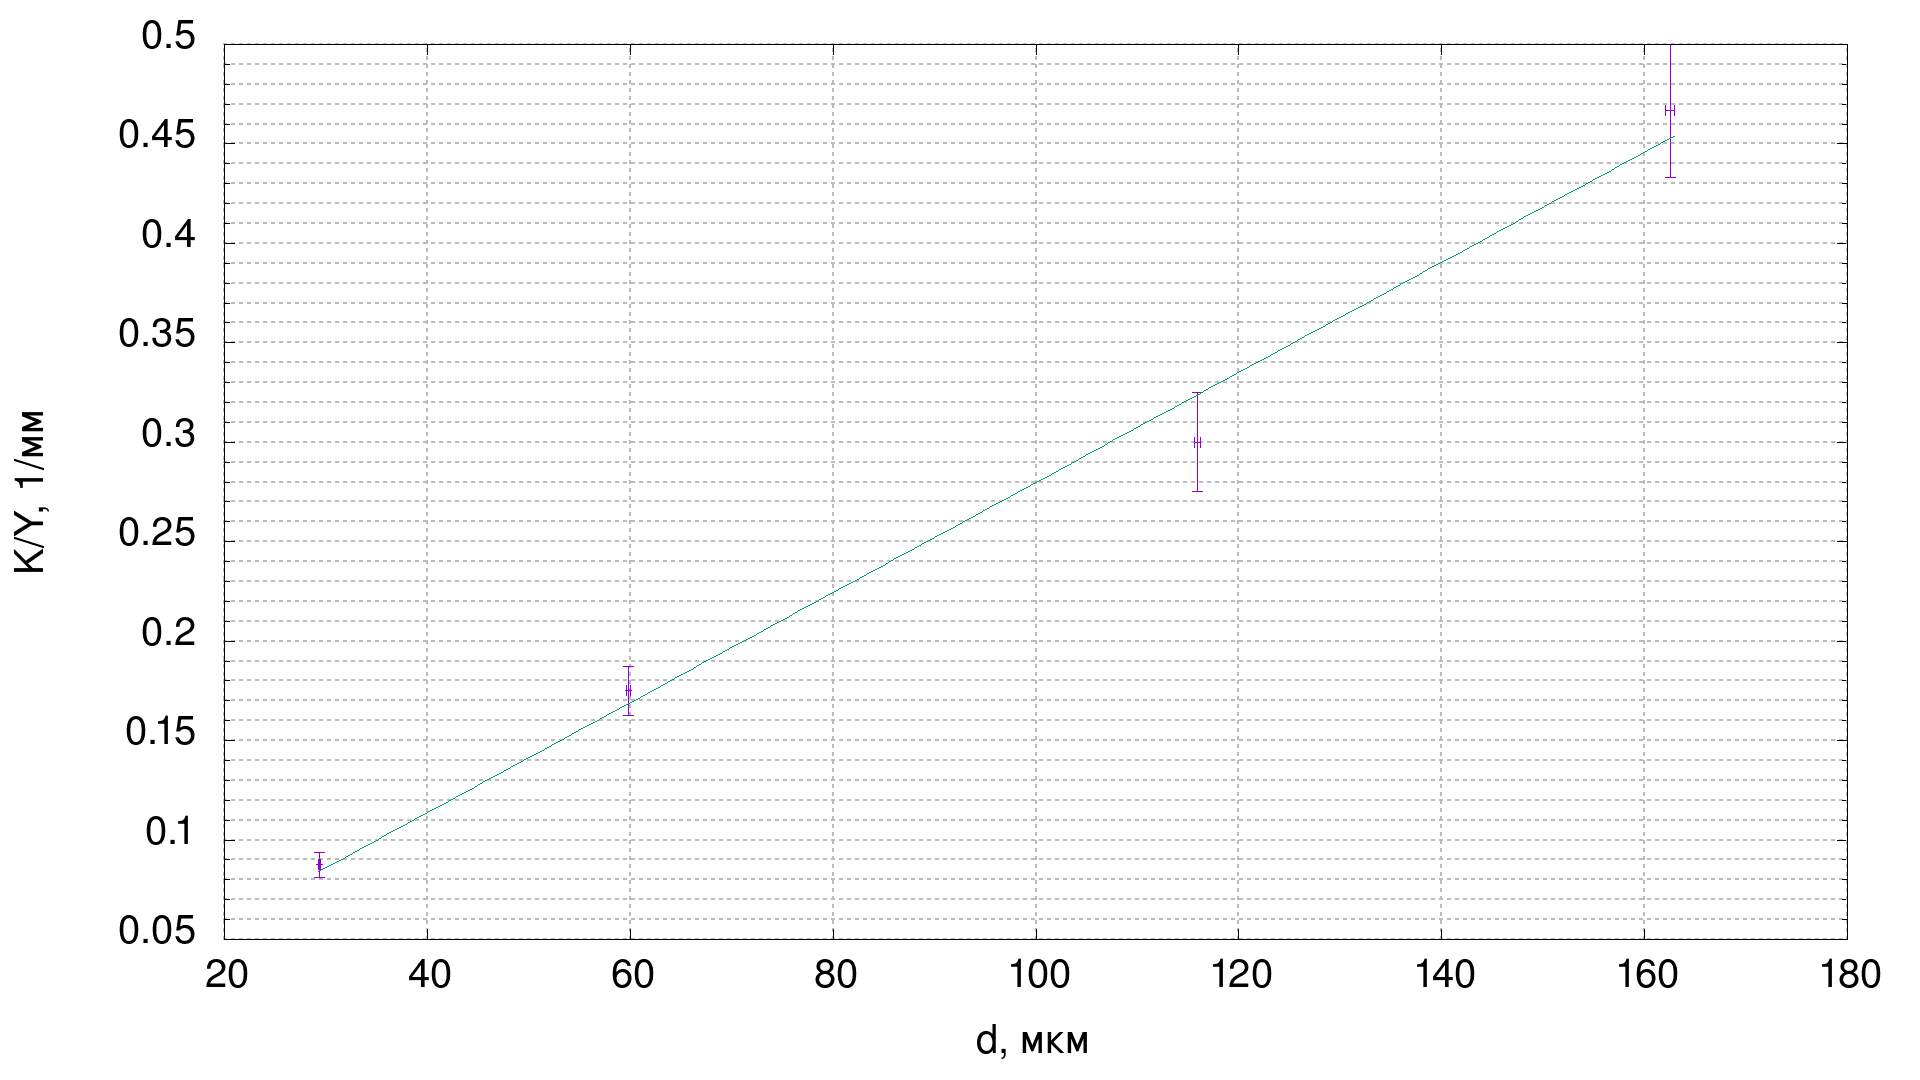

Reproduce this figure in gnuplot.
set terminal png size 1920, 1080 font "Helvetica,30"

set key right bottom

set tics font "Helvetica,30"

#set xrange[0:0.45]
#set yrange[0:0.45]

set xlabel 'd, мкм'
set ylabel 'K/Y, 1/мм'

set grid ytics mytics  # draw lines for each ytics and mytics
set mytics 5           # set the spacing for the mytics
set grid

set grid ytics lc rgb "#bbbbbb" lw 2 lt 0
set grid xtics lc rgb "#bbbbbb" lw 2 lt 0

f(x) = a * x + b

fit f(x) 'plot3.data' u 3:1 via a, b

plot 'plot3.data' u 3:1:4:2 w xyerrorbars notitle, f(x) notitle
#pause -1
